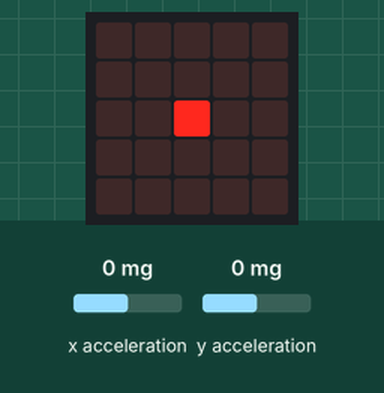
Simulated run of this program. Board: BBC micro:bit running MicroPython. Shown: the board's 5×5 LED display. The test bench sets the inputs (shaded band); at power-on: x acceleration 0 mg, y acceleration 0 mg.

Above: at 1.2 s.
1.3 s: x acceleration set to -1440 mg
At 2.6 s:
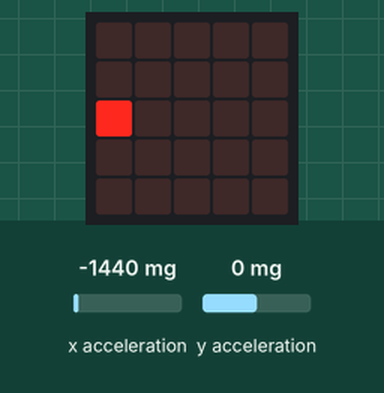
3.1 s: x acceleration set to 750 mg
At 4.5 s:
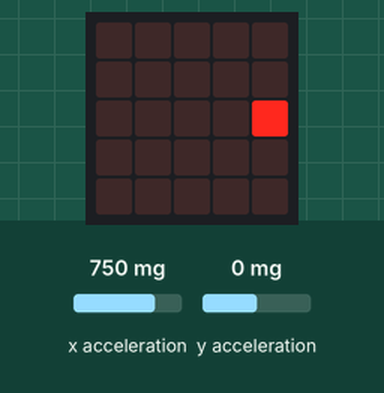
5.2 s: y acceleration set to -1440 mg
At 6.7 s:
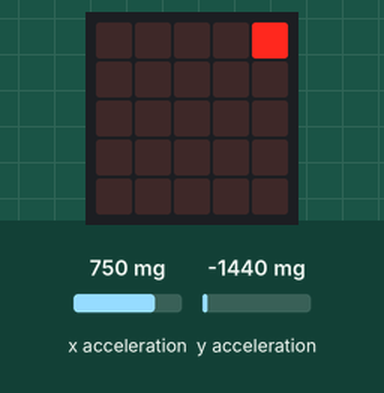
7.0 s: y acceleration set to 750 mg
At 8.6 s:
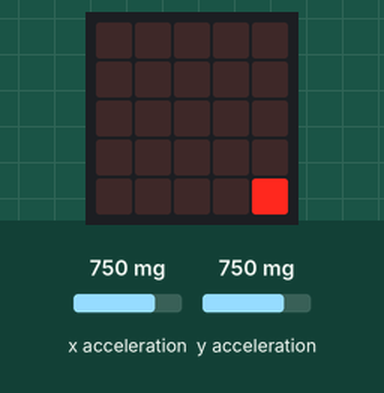
9.1 s: x acceleration set to -750 mg
At 10.3 s:
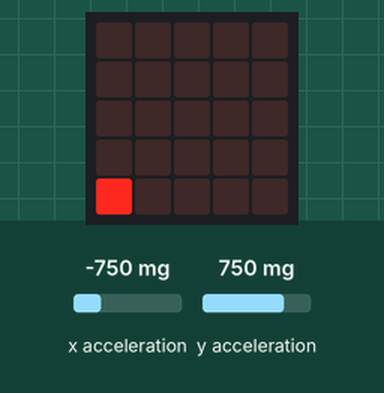
11.0 s: y acceleration set to -750 mg
At 12.6 s:
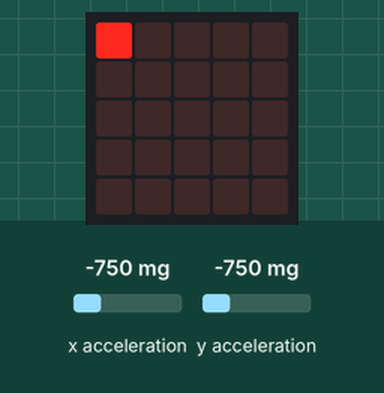
Timing chart, 0 to 13.9 s (numbered marks = the images above; inputs shaded):
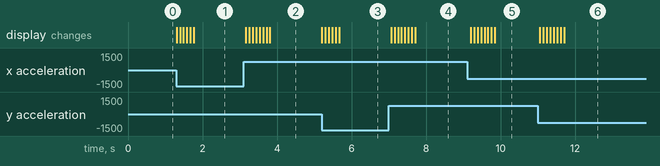

Measured:
- after the input at 1.3 s, the display: first changes at once (image 1 shows a later state)
- after the input at 3.1 s, the display: first changes after 0.06 s (image 2 shows a later state)
- after the input at 5.2 s, the display: first changes at once (image 3 shows a later state)
- after the input at 7.0 s, the display: first changes after 0.06 s (image 4 shows a later state)
- after the input at 9.1 s, the display: first changes after 0.10 s (image 5 shows a later state)
- after the input at 11.0 s, the display: first changes after 0.05 s (image 6 shows a later state)

The program:

microbit_accelerometer_tail.py
```python
from microbit import *


x = 2
y = 2
sensitivity = 50
pause = 90
fade = 2


while True:
    roll = accelerometer.get_x()
    yaw = accelerometer.get_y()
    if roll < -sensitivity:
        x = max(0, x - 1)
    elif roll > sensitivity:
        x = min(4, x + 1)
    if yaw < -sensitivity:
        y = max(0, y - 1)
    elif yaw > sensitivity:
        y = min(4, y + 1)
    for i in range(5):
        for j in range(5):
            brightness = max(0, display.get_pixel(i, j) - fade)
            display.set_pixel(i, j, brightness)
    display.set_pixel(x, y, 9)
    sleep(pause)
```
